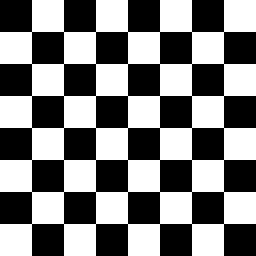
#> input picture camera_calibration/checkerboard/checkerboard.png, 256 x 256 px
$ python calibration_w_cv2.py
#> lines starting #> are read from the running program, lines starting #| are printed output that depends on the picture; after the words box and inside, x2 and y2 are one past the last pixel; in counts of white or black regions, pixels touching at a corner belong together
# %%
import cv2
import numpy as np
from matplotlib import pyplot as plt

# termination criteria


def calibration(img):
    criteria = (cv2.TERM_CRITERIA_EPS + cv2.TERM_CRITERIA_MAX_ITER, 30, 0.001)
    # prepare object points, like (0,0,0), (1,0,0), (2,0,0) ....,(6,5,0)
    objp = np.zeros((7 * 7, 3), np.float32)
    objp[:, :2] = np.mgrid[0:7, 0:7].T.reshape(-1, 2)

    gray = cv2.cvtColor(img, cv2.COLOR_RGB2GRAY)
    ret, corners = cv2.findChessboardCorners(gray, (7, 7), None)

    objpoints = []
    imgpoints = []

    objpoints.append(objp)
    corners2 = cv2.cornerSubPix(gray, corners, (11, 11), (-1, -1), criteria)
    imgpoints.append(corners2)
    # Draw and display the corners
    # cv2.drawChessboardCorners(img, (7, 7), corners2, ret)
    # plt.imshow(img)
    # plt.show()

    ret, mtx, dist, rvecs, tvecs = cv2.calibrateCamera(
        objpoints, imgpoints, gray.shape[::-1], None, None
    )

    return ret, mtx, dist, rvecs, tvecs


def undistortion(_img, _cmat, _coef):
    w, h = _img.shape[:2]
    newcmat, roi = cv2.getOptimalNewCameraMatrix(
        _cmat, _coef, (w, h), 1, (w, h)
    )
    undistort = cv2.undistort(_img, _cmat, _coef, None, newcmat)

    return undistort, newcmat


# %%
# org camera params
img = cv2.imread("checkerboard/checkerboard.png")
#> img is the input picture: shape (256, 256, 3); 50% white; 1 white region, box (x1, y1, x2, y2) and area: (0, 0, 256, 256) 32768
ret, org_mtx, org_dist, rvecs, tvecs = calibration(img)
#> in calibration, `ret, corners = cv2.findChessboardCorners(gray, (7, 7), None)`: ret = True; corners = 49 rows, first 8: [31.5, 31.5], [63.5, 31.5], [95.5, 31.5], [127.5, 31.5], [159.5, 31.5], [191.5, 31.5], [223.5, 31.5], [31.5, 63.5]
#> in calibration, `corners2 = cv2.cornerSubPix(gray, corners, (11, 11), (-1, -1), criteria)`: corners2 has the same summary as corners
#> in calibration, `ret, mtx, dist, rvecs, tvecs = cv2.calibrateCamera( objpoints, imgpoin..`: ret = 7.14e-07; mtx = [[5243969.4, 0, 127.5], [0, 5243969.4, 127.5], [0, 0, 1]]; dist = [[-4.68e-08, -2.23e-17, -1.98e-05, -4.86e-06, -1.17e-26]]; rvecs = ([-5.94e-05, -3.08e-05, 1.85e-17],); tvecs = ([-3, -3, 163874],)
#> ret = 7.14e-07; org_mtx has the same summary as mtx in calibration; org_dist has the same summary as dist in calibration; rvecs = ([-5.94e-05, -3.08e-05, 1.85e-17],); tvecs = ([-3, -3, 163874],)


# %%
# distortion
dist = np.copy(org_dist)
dist[0, 2] = 1100

img = cv2.imread("checkerboard/checkerboard.png")
distorted, newcmat = undistortion(img, org_mtx, dist)
#> in undistortion, `newcmat, roi = cv2.getOptimalNewCameraMatrix( _cmat, _coef, (w, h), 1,..`: newcmat = [[4926142.2, 0, 127.5], [0, 5081739.6, 140], [0, 0, 1]]; roi = (13, 5, 228, 248)
#> in undistortion, `undistort = cv2.undistort(_img, _cmat, _coef, None, newcmat)`:
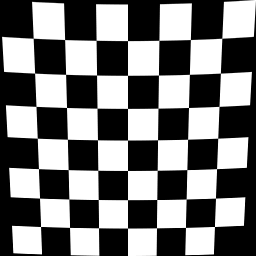
#> undistort: shape (256, 256, 3); min 0, max 255, mean 118.7
plt.imshow(distorted)
plt.show()
cv2.imwrite("checkerboard/distorted.png", distorted)
# %%

ret, pred_mtx, pred_dist, rvecs, tvecs = calibration(distorted)
#> in calibration (call 2), `ret, corners = cv2.findChessboardCorners(gray, (7, 7), None)`: ret = True; corners = 49 rows, first 8: [33.29, 38.31], [64.57, 39.53], [96.13, 40.38], [127.5, 40.57], [158.9, 40.36], [190.4, 39.53], [221.7, 38.31], [34.57, 73.1]
#> in calibration (call 2), `corners2 = cv2.cornerSubPix(gray, corners, (11, 11), (-1, -1), criteria)`: corners2 = 49 rows, first 8: [33.23, 38.26], [64.59, 39.54], [96.14, 40.35], [127.5, 40.59], [158.9, 40.35], [190.4, 39.54], [221.8, 38.26], [34.59, 73.15]
#> ret = 0.0998; pred_mtx = [[54.04, 0, 127.5], [0, 59.39, 73.11], [0, 0, 1]]; pred_dist = [[-0.000951, 0.000375, -0.0121, 6.3e-07, -1.76e-05]]; rvecs = ([0.00201, -1.31e-06, 3.42e-07],); tvecs = ([-3, -0.937, 1.74],)

undistorted, newcmat = undistortion(distorted, pred_mtx, pred_dist)
#> in undistortion (call 2), `newcmat, roi = cv2.getOptimalNewCameraMatrix( _cmat, _coef, (w, h), 1,..`: newcmat = [[48.7, 0, 127.5], [0, 52.58, 62.11], [0, 0, 1]]; roi = (16, 3, 223, 240)
#> in undistortion (call 2), `undistort = cv2.undistort(_img, _cmat, _coef, None, newcmat)`:
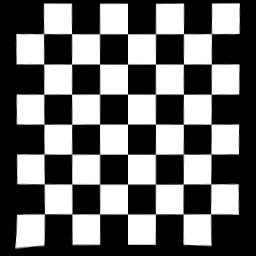
#> undistort: shape (256, 256, 3); min 0, max 255, mean 104.7
#> newcmat = [[48.7, 0, 127.5], [0, 52.58, 62.11], [0, 0, 1]]
plt.subplot(1, 2, 1)
plt.imshow(distorted)
plt.subplot(1, 2, 2)
plt.imshow(undistorted)
plt.savefig("checkerboard/calibration_results.png")
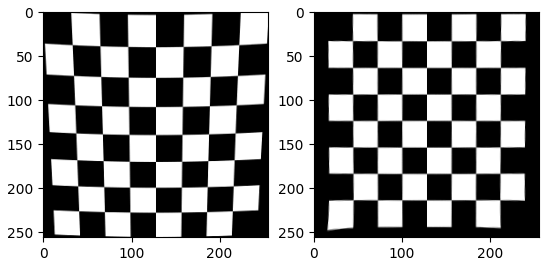
#> figure drawn by matplotlib, 2 panels
plt.show()

# %%
